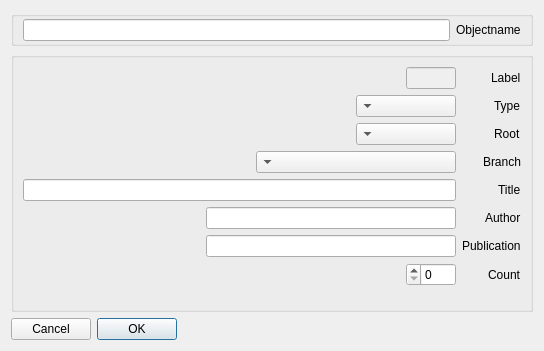
<?xml version="1.0" encoding="UTF-8"?>
<ui version="4.0">
 <class>ObjectForm</class>
 <widget class="QDialog" name="ObjectForm">
  <property name="geometry">
   <rect>
    <x>0</x>
    <y>0</y>
    <width>544</width>
    <height>351</height>
   </rect>
  </property>
  <property name="layoutDirection">
   <enum>Qt::RightToLeft</enum>
  </property>
  <layout class="QVBoxLayout" name="verticalLayout">
   <item>
    <widget class="QGroupBox" name="gObject">
     <property name="sizePolicy">
      <sizepolicy hsizetype="Preferred" vsizetype="Maximum">
       <horstretch>0</horstretch>
       <verstretch>0</verstretch>
      </sizepolicy>
     </property>
     <property name="title">
      <string/>
     </property>
     <layout class="QHBoxLayout" name="horizontalLayout">
      <property name="topMargin">
       <number>2</number>
      </property>
      <property name="bottomMargin">
       <number>2</number>
      </property>
      <item>
       <widget class="QLabel" name="label_6">
        <property name="sizePolicy">
         <sizepolicy hsizetype="Preferred" vsizetype="Fixed">
          <horstretch>0</horstretch>
          <verstretch>0</verstretch>
         </sizepolicy>
        </property>
        <property name="text">
         <string>Objectname</string>
        </property>
       </widget>
      </item>
      <item>
       <widget class="MyLineEdit" name="eObject"/>
      </item>
     </layout>
    </widget>
   </item>
   <item>
    <widget class="QWidget" name="gData" native="true">
     <layout class="QVBoxLayout" name="verticalLayout_4">
      <property name="leftMargin">
       <number>0</number>
      </property>
      <property name="topMargin">
       <number>0</number>
      </property>
      <property name="rightMargin">
       <number>0</number>
      </property>
      <property name="bottomMargin">
       <number>0</number>
      </property>
      <item>
       <widget class="QGroupBox" name="groupBox">
        <property name="title">
         <string/>
        </property>
        <layout class="QFormLayout" name="formLayout">
         <property name="fieldGrowthPolicy">
          <enum>QFormLayout::AllNonFixedFieldsGrow</enum>
         </property>
         <item row="0" column="0">
          <widget class="QLabel" name="label_2">
           <property name="text">
            <string>Label</string>
           </property>
          </widget>
         </item>
         <item row="0" column="1">
          <widget class="QLineEdit" name="eLabel">
           <property name="enabled">
            <bool>false</bool>
           </property>
           <property name="maximumSize">
            <size>
             <width>50</width>
             <height>16777215</height>
            </size>
           </property>
          </widget>
         </item>
         <item row="1" column="0">
          <widget class="QLabel" name="label_9">
           <property name="text">
            <string>Type</string>
           </property>
          </widget>
         </item>
         <item row="1" column="1">
          <widget class="QComboBox" name="cType">
           <property name="maximumSize">
            <size>
             <width>100</width>
             <height>16777215</height>
            </size>
           </property>
          </widget>
         </item>
         <item row="2" column="0">
          <widget class="QLabel" name="label_10">
           <property name="text">
            <string>Root</string>
           </property>
          </widget>
         </item>
         <item row="2" column="1">
          <widget class="QComboBox" name="cRoot">
           <property name="maximumSize">
            <size>
             <width>100</width>
             <height>16777215</height>
            </size>
           </property>
          </widget>
         </item>
         <item row="3" column="0">
          <widget class="QLabel" name="label_8">
           <property name="text">
            <string>Branch</string>
           </property>
          </widget>
         </item>
         <item row="3" column="1">
          <widget class="QComboBox" name="cBranch">
           <property name="maximumSize">
            <size>
             <width>200</width>
             <height>16777215</height>
            </size>
           </property>
          </widget>
         </item>
         <item row="5" column="0">
          <widget class="QLabel" name="label_7">
           <property name="text">
            <string>Title</string>
           </property>
          </widget>
         </item>
         <item row="5" column="1">
          <widget class="QLineEdit" name="eTitle">
           <property name="maximumSize">
            <size>
             <width>500</width>
             <height>16777215</height>
            </size>
           </property>
          </widget>
         </item>
         <item row="6" column="0">
          <widget class="QLabel" name="label_4">
           <property name="text">
            <string>Author</string>
           </property>
          </widget>
         </item>
         <item row="6" column="1">
          <widget class="MyLineEdit" name="eAuthor">
           <property name="maximumSize">
            <size>
             <width>250</width>
             <height>16777215</height>
            </size>
           </property>
          </widget>
         </item>
         <item row="7" column="0">
          <widget class="QLabel" name="label_5">
           <property name="text">
            <string>Publication</string>
           </property>
          </widget>
         </item>
         <item row="7" column="1">
          <widget class="MyLineEdit" name="ePublication">
           <property name="maximumSize">
            <size>
             <width>250</width>
             <height>16777215</height>
            </size>
           </property>
          </widget>
         </item>
         <item row="8" column="0">
          <widget class="QLabel" name="label">
           <property name="text">
            <string>Count</string>
           </property>
          </widget>
         </item>
         <item row="8" column="1">
          <widget class="QSpinBox" name="sCount">
           <property name="maximumSize">
            <size>
             <width>50</width>
             <height>16777215</height>
            </size>
           </property>
           <property name="maximum">
            <number>10</number>
           </property>
          </widget>
         </item>
        </layout>
       </widget>
      </item>
      <item>
       <widget class="QDialogButtonBox" name="buttonBox">
        <property name="standardButtons">
         <set>QDialogButtonBox::Cancel|QDialogButtonBox::Ok</set>
        </property>
       </widget>
      </item>
     </layout>
    </widget>
   </item>
  </layout>
 </widget>
 <customwidgets>
  <customwidget>
   <class>MyLineEdit</class>
   <extends>QLineEdit</extends>
   <header>mylineedit.h</header>
  </customwidget>
 </customwidgets>
 <resources/>
 <connections/>
</ui>
